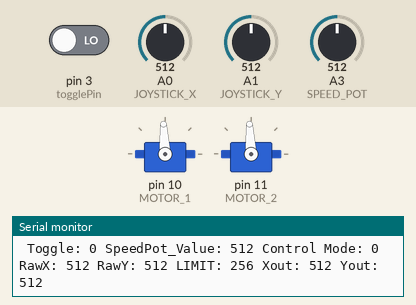
A sketch run on a simulated Arduino Uno, built with avr-gcc and run on an emulated ATmega328P. Shown: 2 × servo, the last lines printed to the serial monitor. Inputs (shaded band) come from the test bench; at power-on: A0 (JOYSTICK_X) = 512, A1 (JOYSTICK_Y) = 512, A3 (SPEED_POT) = 512, pin 3 (togglePin) LOW.

Above: at 1.7 s.
1.8 s: A0 (JOYSTICK_X) set to 716
At 2.6 s:
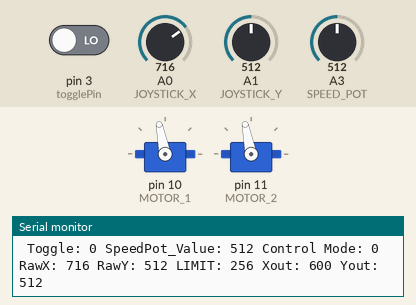
3.3 s: A1 (JOYSTICK_Y) set to 716
At 4.5 s:
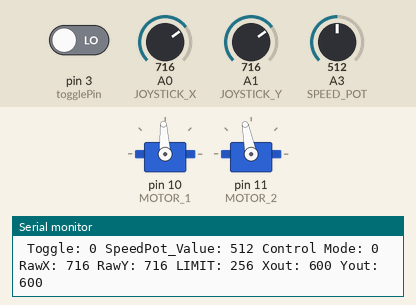
4.8 s: A1 (JOYSTICK_Y) set to 1023
At 5.7 s:
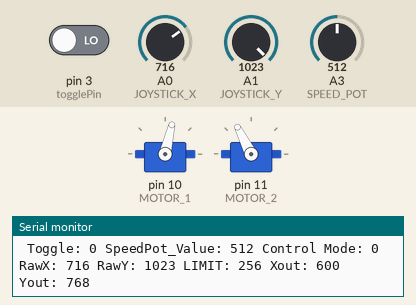
6.3 s: A3 (SPEED_POT) set to 716
At 6.6 s:
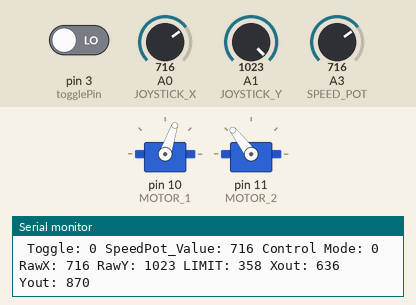
7.8 s: A0 (JOYSTICK_X) set to 900
At 8.8 s:
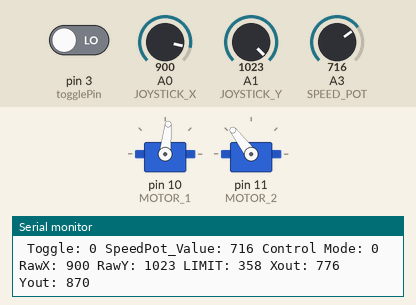
9.3 s: A3 (SPEED_POT) set to 1023
At 9.8 s:
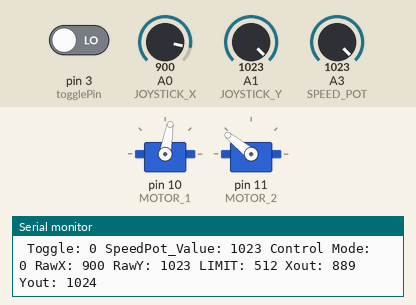
Timing chart, 0 to 11.8 s (numbered marks = the images above; inputs shaded):
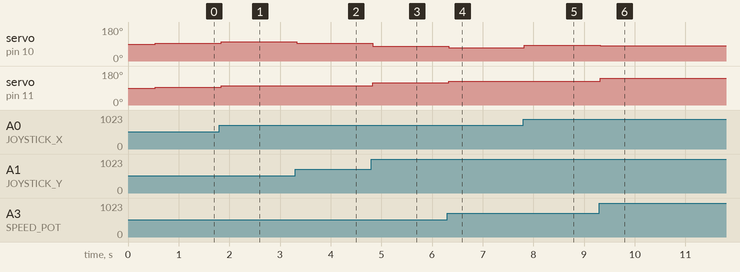

The sketch:

RC_OttoCode.ino.ino
```cpp
// Otto's wheelchair code // in progress

#include <Servo.h>

enum controlMode {childControl, parentControl};
controlMode driveMode = childControl;
boolean SPEED_POTENTIOMETER = true;

// Invert one or two of the motors
boolean INVERT_1 = true;
boolean INVERT_2 = false;
//boolean INVERT_2 = false;
//boolean INVERT_1 = true;

// Constants
int SPEED_LIMIT = 512; // Between 0-512, recomended 256 for talon SR's and wild thing motors

Servo servo;

int DEADBAND = 40; //150  // changed from 60
int DEADBAND_RC = 60;
int RAMPING = 1;
int REVERSE_PULSE    = 1000; // Talon SR is 1000
int FORWARD_PULSE    = 2000; // Talon SR is 2000

// Pins
// check pins
int JOYSTICK_X = A0;
int JOYSTICK_Y = A1;
int MOTOR_1    = 10;
int MOTOR_2    = 11;     // SWITCHED FROM 3 TO 11
int SPEED_POT  = A3;
int turnPin = 4;  // ch1
int throttlePin = 5;  // ch2
int togglePin = 3;  // ch3

int invertStickX = 1;
int invertStickY = 1;// comment

// Debug Over Serial - Requires a FTDI cable
boolean DEBUG = true;

// -----Don't Mess With Anything Past This Line-----

Servo motor1;
Servo motor2;

void setup() {
  while (!Serial);  // required for Flora & Micro
  delay(500);
  Serial.begin(115200);
  pinMode(JOYSTICK_X, INPUT);
  pinMode(JOYSTICK_Y, INPUT);
  pinMode(turnPin, INPUT);
  pinMode(throttlePin, INPUT);
  pinMode(togglePin, INPUT);
  motor1.attach(MOTOR_1);
  motor2.attach(MOTOR_2);
  if(SPEED_POTENTIOMETER){ pinMode(SPEED_POT, INPUT);}

//  if(DEBUG) Serial.begin(9600);
  Serial.println( F("OK!") );
}

void loop() {
  // int pulse_turn = pulseIn(turnPin, HIGH, 30000);
  // int pulse_throttle = pulseIn(throttlePin, HIGH, 30000);
  int pulse_toggle = pulseIn(togglePin, HIGH, 30000);

  // push values to serial monitor
  debug("Toggle", pulse_toggle);
  debug("SpeedPot_Value", analogRead(SPEED_POT));

   // chooses driveMode
   if(pulse_toggle < 1500){
    driveMode = childControl;
   }
   else{
    driveMode = parentControl;
   }

  if(driveMode == childControl){

    debug("Control Mode", driveMode);

    //Read from the joystick
    int x = invertStickX * analogRead(JOYSTICK_X);
    int y = invertStickY * analogRead(JOYSTICK_Y);
    debug("RawX", x);
    debug("RawY", y);

    //Zero values within deadband
    if(abs(512-x)<DEADBAND) x = 512;
    if(abs(512-y)<DEADBAND) y = 512;

    //Map values outside deadband to inside deadband
    if(x>512) x = map(x, 512+DEADBAND, 1023, 512, 1023);
    else if (x<512) x = map(x, 0, 512-DEADBAND, 0, 512);
    if(y>512) y = map(y, 512+DEADBAND, 1023, 512, 1023);
    else if(y<512) y = map(y, 0, 512-DEADBAND, 0, 512);

    //Establish a speed limit
    int limit = SPEED_LIMIT;
    if(SPEED_POTENTIOMETER) limit = map(analogRead(SPEED_POT), 0, 1023, 0, SPEED_LIMIT);
    debug("LIMIT", limit);

    //Map speeds to within speed limit
    x = map(x, 0, 1023, 512-limit, 512+limit);
    y = map(y, 0, 1023, 512-limit, 512+limit);
    debug("Xout", x);
    debug("Yout", y);

    int moveValue = 0;
    moveValue = y - 512;

    int rotateValue = 0;
    rotateValue = x - 512;

    arcadeDrive(moveValue, rotateValue);

    debugF();
    delay(60); //Make loop run approximately 50hz
  }
  else if( driveMode == parentControl){

    debug("Control Mode", driveMode);

    //Read from the RC
    int x = pulseIn(turnPin, HIGH, 30000);
    int y = pulseIn(throttlePin, HIGH, 30000);
    debug("RawX", x);
    debug("RawY", y);

    //Map values outside deadband to inside deadband
    if(x>1500+DEADBAND_RC) x = map(x, 1500+DEADBAND_RC, 2000, 512, 1023);
    else if (x<1500-DEADBAND_RC) { x = map(x, 950, 1500-DEADBAND_RC, 0, 512); }
    else {x = 512;}
    if(y>1500+DEADBAND_RC) y = map(y, 1500+DEADBAND_RC, 2000, 512, 1023);
    else if(y<1500-DEADBAND_RC) { y = map(y, 950, 1500-DEADBAND_RC, 0, 512); }
    else {y = 512;}

    //Establish a speed limit
    int limit = SPEED_LIMIT;
    if(SPEED_POTENTIOMETER) limit = map(analogRead(SPEED_POT), 0, 1023, 0, SPEED_LIMIT);
    debug("LIMIT", limit);

    //Map speeds to within speed limit
    x = map(x, 0, 1023, 512-limit, 512+limit);
    y = map(y, 0, 1023, 512-limit, 512+limit);
    debug("Xout", x);
    debug("Yout", y);

    int moveValue = 0;
    moveValue = y - 512;

    int rotateValue = 0;
    rotateValue = x - 512;

    arcadeDrive(moveValue, rotateValue);

    debugF();
    delay(60); //Make loop run approximately 50hz

  }
}

void arcadeDrive(int moveValue, int rotateValue) {
  int leftMotorSpeed = 0;
  int rightMotorSpeed = 0;

  if (moveValue > 0.0) {
      if (rotateValue > 0.0) {
        leftMotorSpeed = moveValue - rotateValue;
        rightMotorSpeed = max(moveValue, rotateValue);
      } else {
        leftMotorSpeed = max(moveValue, -rotateValue);
        rightMotorSpeed = moveValue + rotateValue;
      }
    } else {
      if (rotateValue > 0.0) {
        leftMotorSpeed = -max(-moveValue, rotateValue);
        rightMotorSpeed = moveValue + rotateValue;
      } else {
        leftMotorSpeed = moveValue - rotateValue;
        rightMotorSpeed = -max(-moveValue, -rotateValue);
      }
    }
    drive(map(leftMotorSpeed, -512, 512, 0, 1023), map(rightMotorSpeed, -512, 512, 0, 1023));
}

int prevLeft = 500;
int prevRight = 500;

void drive(int left, int right){
  int speed1 = map(left, 0, 1023, 0, FORWARD_PULSE-REVERSE_PULSE);
  if(speed1>prevLeft+RAMPING) speed1=speed1+RAMPING;
  else if(speed1<prevLeft-RAMPING) speed1=speed1-RAMPING;
  if(INVERT_1) motor1.write(FORWARD_PULSE-speed1);
  else motor1.write(REVERSE_PULSE+speed1);
  prevLeft = speed1;

  int speed2 = map(right, 0, 1023, 0, FORWARD_PULSE-REVERSE_PULSE);
  if(speed2>prevLeft+RAMPING) speed2=speed2+RAMPING;
  else if(speed2<prevLeft-RAMPING) speed2=speed2-RAMPING;
  if(INVERT_2) motor2.write(FORWARD_PULSE-speed2);
  else motor2.write(REVERSE_PULSE+speed2);
  prevRight = speed2;
}

void debug(String s, int value){
  // form of values in the serial monitor comment
  if(DEBUG){
    Serial.print(" ");
    Serial.print(s);
    Serial.print(": ");
    Serial.print(value);
  }
}
void debugF(){
  if(DEBUG){
    Serial.println("");
  }
}
```

Measured:
- after the input at 1.8 s, servo on pin 10 (MOTOR_1), servo on pin 11 (MOTOR_2): 93° → 101° at once
- after the input at 3.3 s, servo on pin 10 (MOTOR_1): 101° → 93° at once
- after the input at 4.8 s, servo on pin 10 (MOTOR_1): 93° → 77° at once; servo on pin 11 (MOTOR_2): 101° → 117° at once
- after the input at 6.3 s, servo on pin 10 (MOTOR_1): 77° → 71° at once; servo on pin 11 (MOTOR_2): 117° → 127° at once
- after the input at 7.8 s, servo on pin 10 (MOTOR_1): 71° → 84° at once
- after the input at 9.3 s, servo on pin 10 (MOTOR_1): 84° → 80° at once; servo on pin 11 (MOTOR_2): 127° → 141° at once
